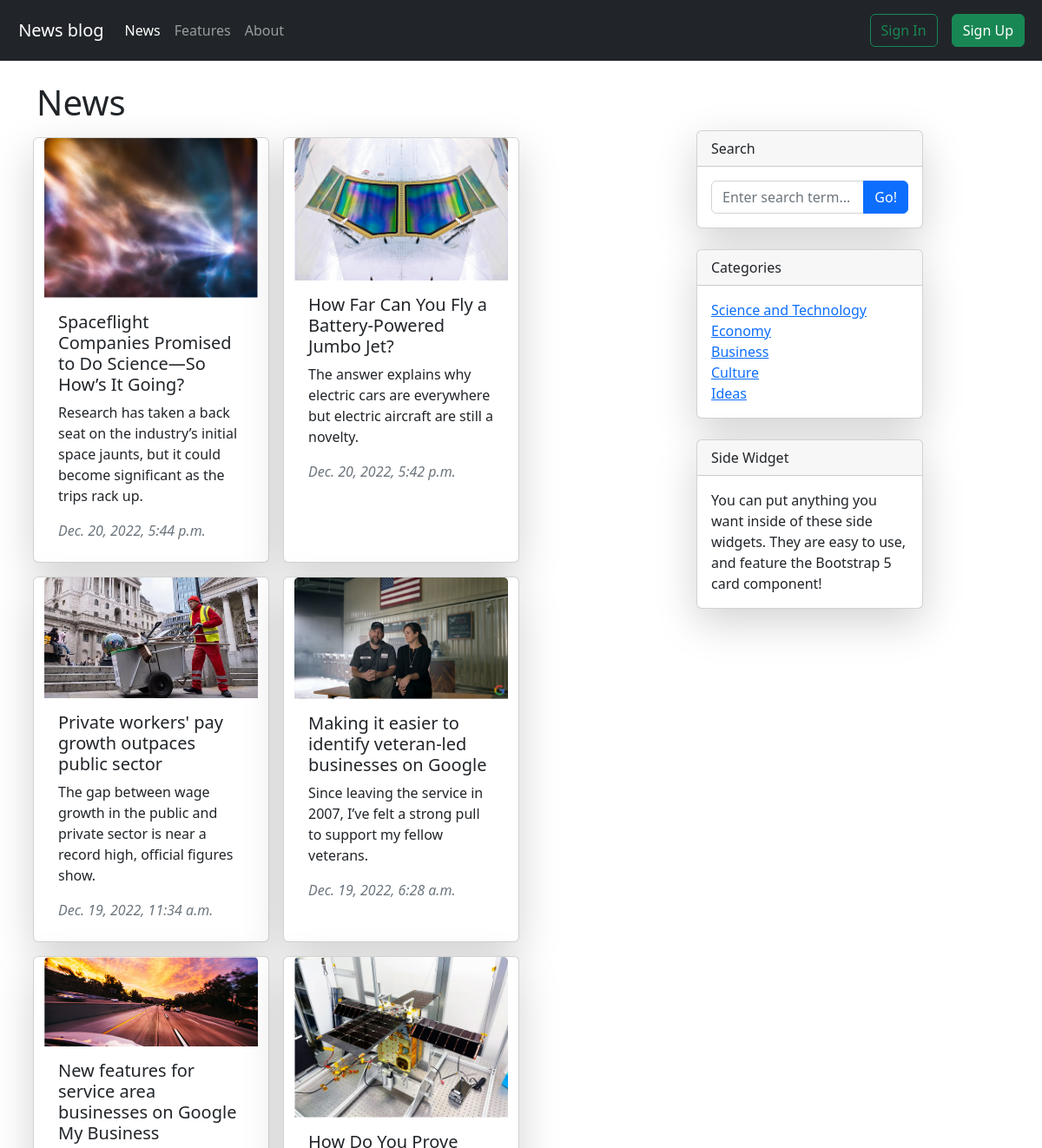
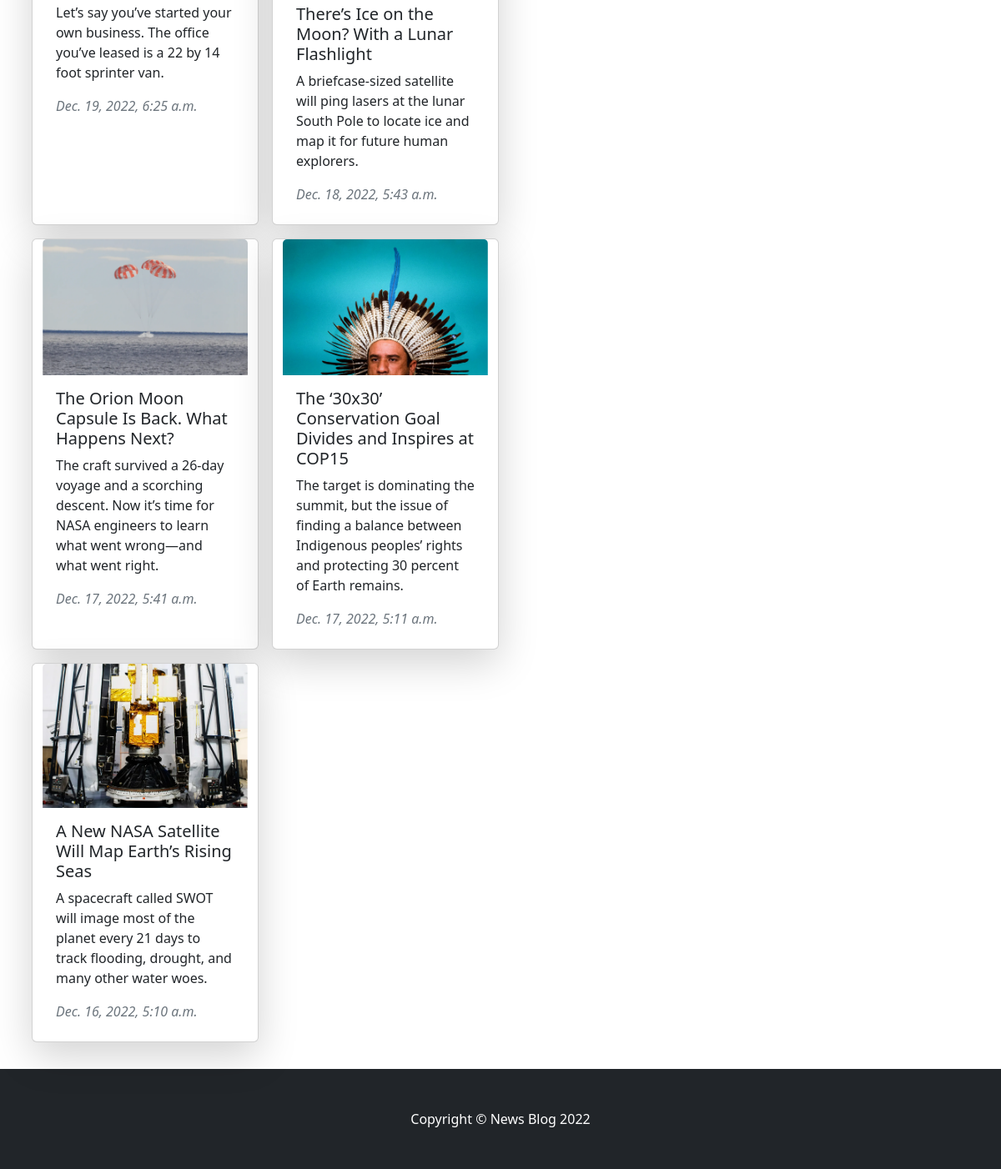
The page / on the database its author committed (2 pictures, top to bottom).
### news/models.py (models this page shows, shortened)
class News(models.Model):
    category = models.ForeignKey(Category, on_delete=models.CASCADE, blank=True)
    title = models.CharField(max_length=100)
    description = models.CharField(max_length=150)
    image = models.ImageField(upload_to='news/images/')
    article = models.TextField()
    date = models.DateTimeField(auto_now=True)
    class Meta:
        verbose_name_plural = 'News'

class Category(models.Model):
    name = models.CharField(max_length=32)
    class Meta:
        verbose_name_plural = 'Category'
    def __str__(self):
        return self.name

### news/views.py (the view)
# urls.py: 2. Add a URL to urlpatterns:  path('', views.home, name='home')
def home(request, pk=0):
    categories = Category.objects.all()
    news = News.objects.filter(category_id=pk).order_by('-date') if pk else News.objects.all().order_by('-date')
    context = {'page_name': categories[pk - 1].name if pk else 'News', 'news': news,
               'categories': categories, 'error': 'There is no news on this topic.'}
    return render(request, template_name='home.html', context=context)

### news/templates/home.html
{% extends 'base.html' %}
{% block content %}
<div class="container mt-4 mb-4">
    <h1>{{ page_name }}</h1>
    <div class="row">
        <div class="col-lg-8">
            <div class="row">
                {% if news %}
                {% for n in news %}
                <div class="card m-2 shadow-lg" style="width: 17rem; cursor:pointer;"
                     onclick="window.location='{% url 'article' n.id  %}'">
                    <img src="{{ n.image.url }}" class="card-img-top" alt="...">
                    <div class="card-body">
                        <h5 class="card-title">{{ n.title }}</h5>
                        <p class="card-text">{{ n.description }}</p>
                        <div class="text-muted fst-italic mb-2">{{ n.date }}</div>
                    </div>
                </div>
                {% endfor %}
                {% else %}
                <h3>{{ error }}</h3>
                {% endif %}
            </div>
        </div>
        <div class="col-lg-3">
            <div class="card mb-4 shadow-lg">
                <div class="card-header">Search</div>
                <div class="card-body">
                    <div class="input-group">
                        <input class="form-control" type="text" placeholder="Enter search term..."
                               aria-label="Enter search term..." aria-describedby="button-search">
                        <button class="btn btn-primary" id="button-search" type="button">Go!</button>
                    </div>
                </div>
            </div>
            <div class="card mb-4 shadow-lg">
                <div class="card-header">Categories</div>
                <div class="card-body">
                    <div class="row">
                        <div class="col">
                            <ul class="list-unstyled mb-0">
                                {% if categories %}
                                {% for cat in categories %}
                                <li><a href="{% url 'news' cat.id %}">{{ cat }}</a></li>
                                {% endfor %}
                                {% else %}
                                <li>Categories not yet</li>
                                {% endif %}
                            </ul>
                        </div>
                    </div>
                </div>
            </div>
            <div class="card mb-4 shadow-lg">
                <div class="card-header">Side Widget</div>
                <div class="card-body">You can put anything you want inside of these side widgets. They are easy to use,
                    and feature the Bootstrap 5 card component!
                </div>
            </div>
        </div>
    </div>
</div>
{% endblock %}

### rows shown on the page
News: image (picture), title "Spaceflight Companies Promised to Do Science—So How’s It Going?", description "Research has taken a back seat on the industry’s initial space jaunts, but it could become significant as the trips rack up.", date "Dec. 20, 2022, 5:44 p.m."
News: image (picture), title "How Far Can You Fly a Battery-Powered Jumbo Jet?", description "The answer explains why electric cars are everywhere but electric aircraft are still a novelty.", date "Dec. 20, 2022, 5:42 p.m."
News: image (picture), title "Private workers' pay growth outpaces public sector", description "The gap between wage growth in the public and private sector is near a record high, official figures show.", date "Dec. 19, 2022, 11:34 a.m."
News: image (picture), title "Making it easier to identify veteran-led businesses on Google", description "Since leaving the service in 2007, I’ve felt a strong pull to support my fellow veterans.", date "Dec. 19, 2022, 6:28 a.m."
News: image (picture), title "New features for service area businesses on Google My Business", description "Let’s say you’ve started your own business. The office you’ve leased is a 22 by 14 foot sprinter van.", date "Dec. 19, 2022, 6:25 a.m."
News: image (picture), title "How Do You Prove There’s Ice on the Moon? With a Lunar Flashlight", description "A briefcase-sized satellite will ping lasers at the lunar South Pole to locate ice and map it for future human explorers.", date "Dec. 18, 2022, 5:43 a.m."
News: image (picture), title "The Orion Moon Capsule Is Back. What Happens Next?", description "The craft survived a 26-day voyage and a scorching descent. Now it’s time for NASA engineers to learn what went wrong—and what went right.", date "Dec. 17, 2022, 5:41 a.m."
News: image (picture), title "The ‘30x30’ Conservation Goal Divides and Inspires at COP15", description "The target is dominating the summit, but the issue of finding a balance between Indigenous peoples’ rights and protecting 30 percent of Earth remains.", date "Dec. 17, 2022, 5:11 a.m."
News: image (picture), title "A New NASA Satellite Will Map Earth’s Rising Seas", description "A spacecraft called SWOT will image most of the planet every 21 days to track flooding, drought, and many other water woes.", date "Dec. 16, 2022, 5:10 a.m."
Category: name "Science and Technology"
Category: name "Economy"
Category: name "Business"
Category: name "Culture"
Category: name "Ideas"

### other values the page prints
{{ page_name }} "News"
